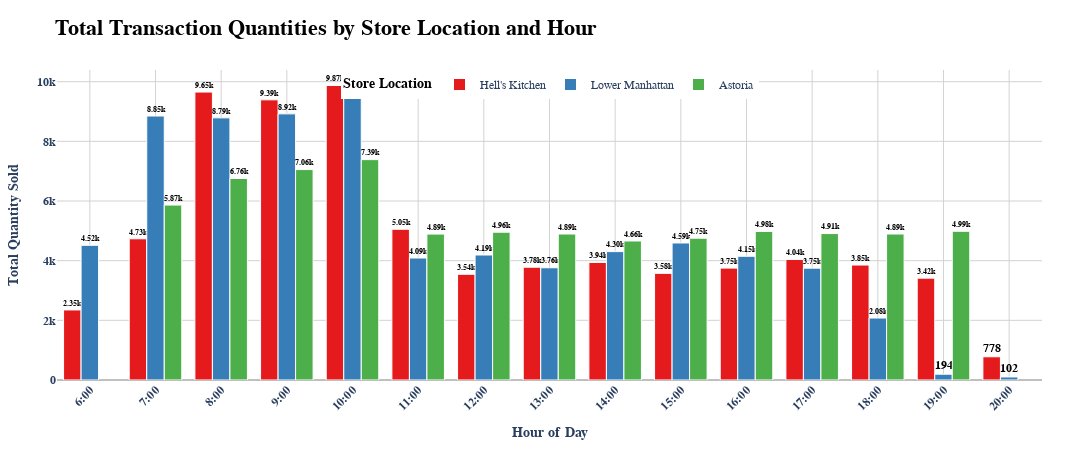

Write notebook code for a chart like this one.
### Code cell
import plotly.express as px

# Creating the bar chart
fig_qty = px.bar(
    peak_qty_hours, 
    x='transaction_hour', 
    y='total_qty', 
    color='store_location', 
    title='<b>Total Transaction Quantities by Store Location and Hour</b>', 
    labels={'transaction_hour': 'Hour of Day', 'total_qty': 'Total Quantity Sold', 'store_location': 'Store Location'},
    text='total_qty', 
    color_discrete_sequence=px.colors.qualitative.Set1  # Apply Set1 color palette
)

# Update layout for improved readability and visibility
fig_qty.update_layout(
    title_font=dict(size=22, family='Arial', color='black'),
    font=dict(size=13, family='Arial'),
    height=470,
    width=1800,  
    plot_bgcolor='white', 
    paper_bgcolor='white',
    margin=dict(t=70, b=90, l=50, r=50),
    legend=dict(
        title='<b>Store Location</b>',  # Set clearer legend title
        title_font=dict(size=14, family='Arial', color='black'),
        font=dict(size=12, family='Arial'),
        orientation='h',
        yanchor='top',
        y=1,
        xanchor='center',
        x=0.5
    ),
    xaxis=dict(
        title='<b>Hour of Day</b>',
        title_font=dict(size=14, family='Arial', weight='bold'),
        tickangle=-45,
        tickmode='array',
        tickvals=list(range(24)),
        ticktext=[f'{i}:00' for i in range(24)],
        tickfont=dict(size=12, family='Arial', weight='bold'),
        showgrid=True,
        gridcolor='lightgray',
        zeroline=True,
        zerolinewidth=1,
        zerolinecolor='gray'
    ),
    yaxis=dict(
        title='<b>Total Quantity Sold</b>',
        title_font=dict(size=14, family='Arial', weight='bold'),
        tickfont=dict(size=12, family='Arial', weight='bold'),
        showgrid=True,
        gridcolor='lightgray',
        zeroline=True,
        zerolinewidth=1,
        zerolinecolor='gray'
    ),
    barmode='group',
    showlegend=True
)

# Adjust text visibility and bar appearance (add thin white border)
fig_qty.update_traces(
    texttemplate='%{text:.3s}',  # Format text on bars (shortened if necessary)
    textposition='outside',
    marker_line_width=1,  # Thin white border around bars
    marker_line_color='white',  # Set border color to white
    textfont=dict(size=12, color='black', family='Arial', weight='bold')
)

# Improve hover template for better clarity
fig_qty.update_traces(
    #hovertemplate='<b>Store Location:</b> %{color}<br><b>Hour:</b> %{x}:00<br><b>Quantity Sold:</b> %{y}<extra></extra>'
)

# Show the plot
fig_qty.show()

### Figure 1 — Plotly figure (JSON) as saved in the notebook; plotly's stock layout.template omitted (floating-point values rounded to 4 significant figures)
{"data": [{"alignmentgroup": "True", "hovertemplate": "Store Location=Hell's Kitchen<br>Hour of Day=%{x}<br>Total Quantity Sold=%{text}<extra></extra>", "legendgroup": "Hell's Kitchen", "marker": {"color": "rgb(228,26,28)", "line": {"color": "white", "width": 1}, "pattern": {"shape": ""}}, "name": "Hell's Kitchen", "offsetgroup": "Hell's Kitchen", "orientation": "v", "showlegend": true, "text": [9873, 9653, 9393, 5053, 4734, 4041, 3942, 3854, 3782, 3751, 3575, 3544, 3415, 2349, 778], "textfont": {"color": "black", "family": "Arial", "size": 12, "weight": "bold"}, "textposition": "outside", "texttemplate": "%{text:.3s}", "type": "bar", "x": [10, 8, 9, 11, 7, 17, 14, 18, 13, 16, 15, 12, 19, 6, 20], "xaxis": "x", "y": [9873, 9653, 9393, 5053, 4734, 4041, 3942, 3854, 3782, 3751, 3575, 3544, 3415, 2349, 778], "yaxis": "y"}, {"alignmentgroup": "True", "hovertemplate": "Store Location=Lower Manhattan<br>Hour of Day=%{x}<br>Total Quantity Sold=%{text}<extra></extra>", "legendgroup": "Lower Manhattan", "marker": {"color": "rgb(55,126,184)", "line": {"color": "white", "width": 1}, "pattern": {"shape": ""}}, "name": "Lower Manhattan", "offsetgroup": "Lower Manhattan", "orientation": "v", "showlegend": true, "text": [9452, 8922, 8850, 8788, 4594, 4516, 4304, 4191, 4148, 4090, 3763, 3750, 2078, 194, 102], "textfont": {"color": "black", "family": "Arial", "size": 12, "weight": "bold"}, "textposition": "outside", "texttemplate": "%{text:.3s}", "type": "bar", "x": [10, 9, 7, 8, 15, 6, 14, 12, 16, 11, 13, 17, 18, 19, 20], "xaxis": "x", "y": [9452, 8922, 8850, 8788, 4594, 4516, 4304, 4191, 4148, 4090, 3763, 3750, 2078, 194, 102], "yaxis": "y"}, {"alignmentgroup": "True", "hovertemplate": "Store Location=Astoria<br>Hour of Day=%{x}<br>Total Quantity Sold=%{text}<extra></extra>", "legendgroup": "Astoria", "marker": {"color": "rgb(77,175,74)", "line": {"color": "white", "width": 1}, "pattern": {"shape": ""}}, "name": "Astoria", "offsetgroup": "Astoria", "orientation": "v", "showlegend": true, "text": [7388, 7055, 6756, 5865, 4986, 4982, 4955, 4909, 4894, 4894, 4892, 4754, 4661], "textfont": {"color": "black", "family": "Arial", "size": 12, "weight": "bold"}, "textposition": "outside", "texttemplate": "%{text:.3s}", "type": "bar", "x": [10, 9, 8, 7, 19, 16, 12, 17, 18, 13, 11, 15, 14], "xaxis": "x", "y": [7388, 7055, 6756, 5865, 4986, 4982, 4955, 4909, 4894, 4894, 4892, 4754, 4661], "yaxis": "y"}], "layout": {"barmode": "group", "font": {"family": "Arial", "size": 13}, "height": 470, "legend": {"font": {"family": "Arial", "size": 12}, "orientation": "h", "title": {"font": {"color": "black", "family": "Arial", "size": 14}, "text": "<b>Store Location</b>"}, "tracegroupgap": 0, "x": 0.5, "xanchor": "center", "y": 1, "yanchor": "top"}, "margin": {"b": 90, "l": 50, "r": 50, "t": 70}, "paper_bgcolor": "white", "plot_bgcolor": "white", "showlegend": true, "title": {"font": {"color": "black", "family": "Arial", "size": 22}, "text": "<b>Total Transaction Quantities by Store Location and Hour</b>"}, "width": 1800, "xaxis": {"anchor": "y", "domain": [0, 1], "gridcolor": "lightgray", "showgrid": true, "tickangle": -45, "tickfont": {"family": "Arial", "size": 12, "weight": "bold"}, "tickmode": "array", "ticktext": ["0:00", "1:00", "2:00", "3:00", "4:00", "5:00", "6:00", "7:00", "8:00", "9:00", "10:00", "11:00", "12:00", "13:00", "14:00", "15:00", "16:00", "17:00", "18:00", "19:00", "20:00", "21:00", "22:00", "23:00"], "tickvals": [0, 1, 2, 3, 4, 5, 6, 7, 8, 9, 10, 11, 12, 13, 14, 15, 16, 17, 18, 19, 20, 21, 22, 23], "title": {"font": {"family": "Arial", "size": 14, "weight": "bold"}, "text": "<b>Hour of Day</b>"}, "zeroline": true, "zerolinecolor": "gray", "zerolinewidth": 1}, "yaxis": {"anchor": "x", "domain": [0, 1], "gridcolor": "lightgray", "showgrid": true, "tickfont": {"family": "Arial", "size": 12, "weight": "bold"}, "title": {"font": {"family": "Arial", "size": 14, "weight": "bold"}, "text": "<b>Total Quantity Sold</b>"}, "zeroline": true, "zerolinecolor": "gray", "zerolinewidth": 1}}}
